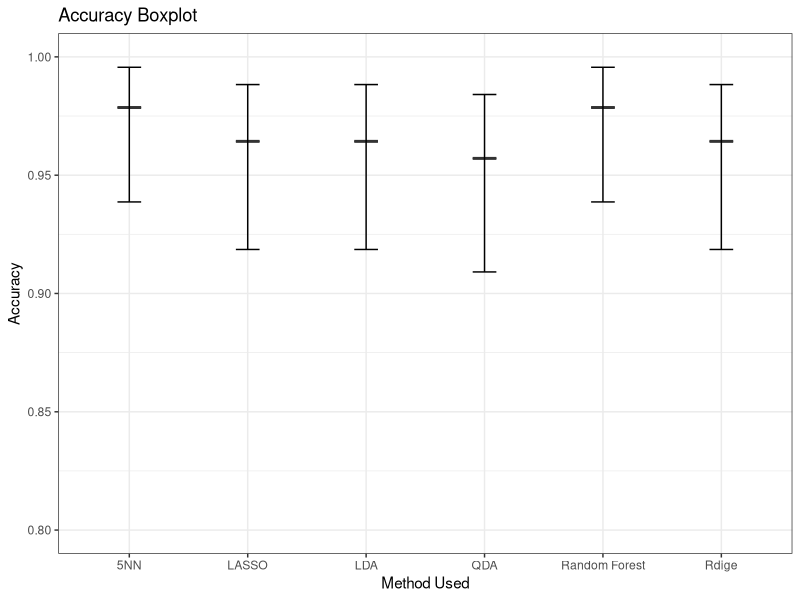

Write R code to recreate this figure.
library(tidyverse)

data <- data.frame(
  Method = c("LDA", "QDA", "LASSO", "Rdige", "5NN", "Random Forest"),
  Accuracy = c(0.9643, 0.9571,0.9643, 0.9643, 0.9786, 0.9786),
  Upper_CI = c(0.9186, 0.9091,0.9186, 0.9186, 0.9387, 0.9387),
  Lower_CI = c(0.9883, 0.9841, 0.9883, 0.9883, 0.9956, 0.9956)
)

ggplot(data, aes(x = Method, y = Accuracy)) +
  geom_boxplot(width = 0.2) +
  labs(title = "Accuracy Boxplot",
       x = "Method Used",
       y = "Accuracy") +
  geom_errorbar(
    aes(ymin = Lower_CI, ymax = Upper_CI),
    width = 0.2,
    position = position_dodge(0.75)
  ) +
  ylim(0.8,1) +
  theme_bw()
